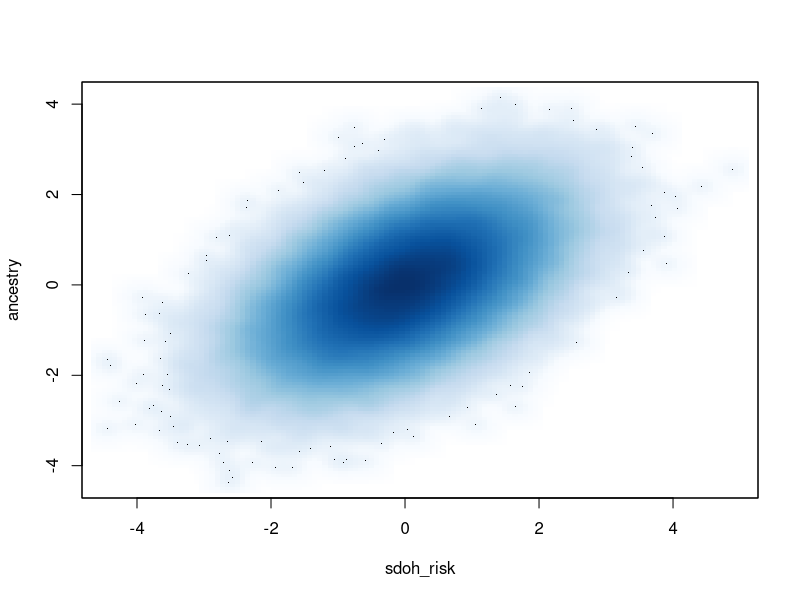
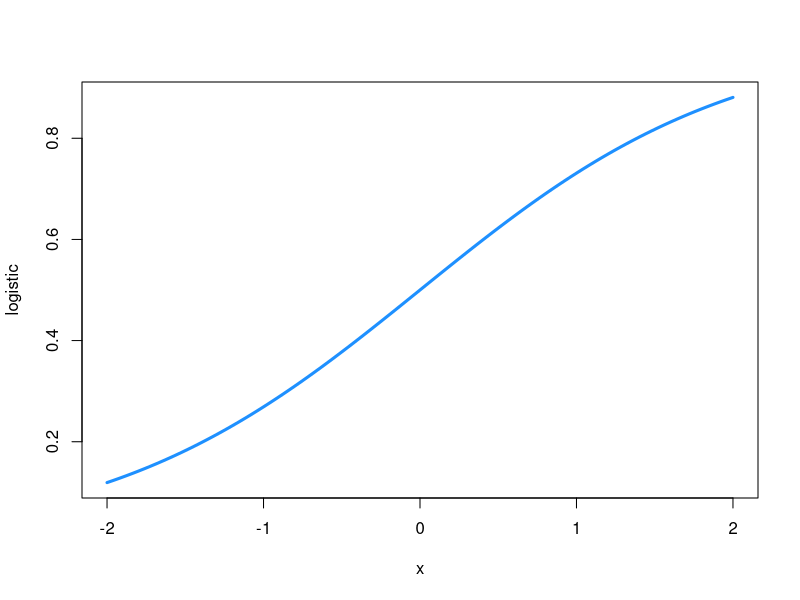
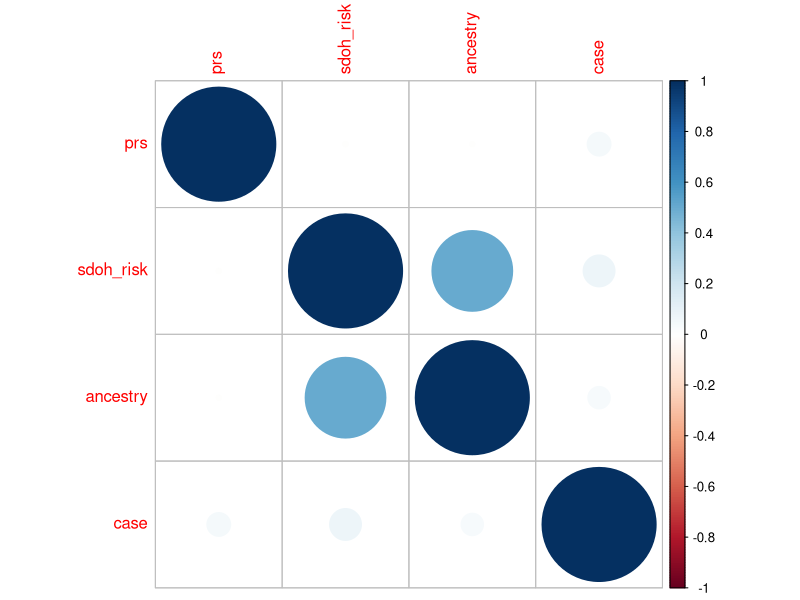
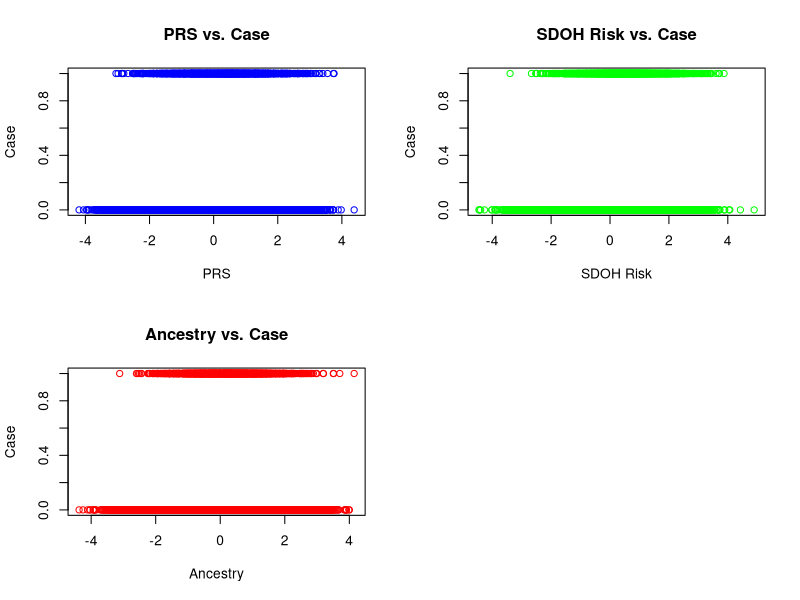

The R script that drew these images, in order: (Note: this script raises an error after producing the figures.)

## Starter code from Mike
n <- 1e5
prs <- rnorm(n)

library(mvtnorm)
corr_dat <- rmvnorm(n, sigma=cbind(c(1,.5), c(.5,1)))

sdoh_risk <- corr_dat[,1] #Sdoh... would be positively correlated with risk of condition, but negatively correlated with likihood of treatment/diagnosis... 
ancestry <- corr_dat[,2]

smoothScatter(sdoh_risk, ancestry)

# some functions for later
logistic <- function(z) exp(z)/(1 + exp(z))
cut_fun <- function(x, n) {
  cut(x, quantile(x, 0:n/n),
      include.lowest = TRUE, labels=1:n)
}
pos <- function(x) ifelse(x < 0, 0, x) # making it so that when we take the log for prob, it's between 0-1
plot(logistic, xlim=c(-2,2), lwd=3, col="dodgerblue")

# some packages for later
library(dplyr)
library(ggplot2)
library(tibble)

# make cases
prob <- logistic(-4 + .5 * sdoh_risk + pos(.5 * prs)) # prob of having the disorder
case <- rbinom(n, size=1, prob=prob) # Using prob to define true cases
fit <- glm(case ~ prs, family=binomial)
dat <- tibble(prs, sdoh_risk, ancestry, case)
###
corrplot::corrplot(cor(dat))

####
#prs ~ N(0,1)
#case ~ binomial(f(prs)) - genetics only model
#case ~ binomial(log(prs + SDOH))
#case ~ binomial(log(prs + SDOH + interaction))

#Examing dat
# Fit logistic regression models
model_without_interaction <- glm(case ~ prs + sdoh_risk + ancestry, data = dat, family = binomial)
model_with_interaction <- glm(case ~ prs * sdoh_risk * ancestry, data = dat, family = binomial)

# Examine model performace
summary(model_without_interaction)
summary(model_with_interaction)

# Calculate AIC and BIC
AIC_without_interaction <- AIC(model_without_interaction)
BIC_without_interaction <- BIC(model_without_interaction)
AIC_with_interaction <- AIC(model_with_interaction)
BIC_with_interaction <- BIC(model_with_interaction)

# Calculate accuracy, sensitivity, and specificity
predicted_without_interaction <- ifelse(predict(model_without_interaction, type = "response") > 0.5, 1, 0)
predicted_with_interaction <- ifelse(predict(model_with_interaction, type = "response") > 0.5, 1, 0)
accuracy_without_interaction <- mean(predicted_without_interaction == dat$case)
accuracy_with_interaction <- mean(predicted_with_interaction == dat$case)

# Sensitivity: True Positive Rate
sensitivity_without_interaction <- sum(predicted_without_interaction[dat$case == 1] == 1) / sum(dat$case == 1)
sensitivity_with_interaction <- sum(predicted_with_interaction[dat$case == 1] == 1) / sum(dat$case == 1)

# Specificity: True Negative Rate
specificity_without_interaction <- sum(predicted_without_interaction[dat$case == 0] == 0) / sum(dat$case == 0)
specificity_with_interaction <- sum(predicted_with_interaction[dat$case == 0] == 0) / sum(dat$case == 0)

# Visualize relationship between predictors and outcome
par(mfrow = c(2, 2))
plot(prs, dat$case, main = "PRS vs. Case", xlab = "PRS", ylab = "Case", col = "blue")
plot(sdoh_risk, dat$case, main = "SDOH Risk vs. Case", xlab = "SDOH Risk", ylab = "Case", col = "green")
plot(ancestry, dat$case, main = "Ancestry vs. Case", xlab = "Ancestry", ylab = "Case", col = "red")

# Assess impact of including interaction terms
interaction_effect <- coef(summary(model_with_interaction))["prs:sdoh_risk", "Estimate"]


###
#prs ~ N(0,1)
#case ~ binomial(f(prs)) - genetics only model
#case ~ binomial(log(prs + SDOH))
#case ~ binomial(log(prs + SDOH + interaction))

# Simulate prs ~ N(0,1)
n <- 1e5
prs <- rnorm(n)

# Define functions for case probabilities
f1 <- function(x) binomial(x) # genetics only model
f2 <- function(x, sdoh) binomial(log(x + sdoh)) # model with log(prs + SDOH)
f3 <- function(x, sdoh, interaction) binomial(log(x + sdoh + interaction)) # model with log(prs + SDOH + interaction)

# Simulate SDOH and Ancestry
library(mvtnorm)
corr_dat <- rmvnorm(n, sigma=cbind(c(1,.5), c(.5,1)))
sdoh_risk <- corr_dat[,1]
ancestry <- corr_dat[,2]

# Make cases for each model
# Do I want to make cases for each model... or use an assumed underlying case distribution?
case1 <- rbinom(n, size=1, prob=f1(prs))
case2 <- rbinom(n, size=1, prob=f2(prs, sdoh_risk))
case3 <- rbinom(n, size=1, prob=f3(prs, sdoh_risk, prs * sdoh_risk))

# Fit logistic regression models
model1 <- glm(case1 ~ prs, family = binomial)
model2 <- glm(case2 ~ prs + sdoh_risk, family = binomial)
model3 <- glm(case3 ~ prs + sdoh_risk + prs * sdoh_risk, family = binomial)

# Evaluate model performance metrics
summary(model1)
summary(model2)
summary(model3)

# Calculate AIC and BIC
AIC_model1 <- AIC(model1)
BIC_model1 <- BIC(model1)
AIC_model2 <- AIC(model2)
BIC_model2 <- BIC(model2)
AIC_model3 <- AIC(model3)
BIC_model3 <- BIC(model3)

# Calculate accuracy, sensitivity, and specificity for each model
accuracy_model1 <- mean((predict(model1, type = "response") > 0.5) == case1)
accuracy_model2 <- mean((predict(model2, type = "response") > 0.5) == case2)
accuracy_model3 <- mean((predict(model3, type = "response") > 0.5) == case3)

# Sensitivity: True Positive Rate
sensitivity_model1 <- sum(predict(model1, type = "response")[case1 == 1] > 0.5) / sum(case1 == 1)
sensitivity_model2 <- sum(predict(model2, type = "response")[case2 == 1] > 0.5) / sum(case2 == 1)
sensitivity_model3 <- sum(predict(model3, type = "response")[case3 == 1] > 0.5) / sum(case3 == 1)

# Specificity: True Negative Rate
specificity_model1 <- sum(predict(model1, type = "response")[case1 == 0] <= 0.5) / sum(case1 == 0)
specificity_model2 <- sum(predict(model2, type = "response")[case2 == 0] <= 0.5) / sum(case2 == 0)
specificity_model3 <- sum(predict(model3, type = "response")[case3 == 0] <= 0.5) / sum(case3 == 0)

# Print results
cat("Model 1 - AIC:", AIC_model1, "BIC:", BIC_model1, "Accuracy:", accuracy_model1, "Sensitivity:", sensitivity_model1, "Specificity:", specificity_model1, "\n")
cat("Model 2 - AIC:", AIC_model2, "BIC:", BIC_model2, "Accuracy:", accuracy_model2, "Sensitivity:", sensitivity_model2, "Specificity:", specificity_model2, "\n")
cat("Model 3 - AIC:", AIC_model3, "BIC:", BIC_model3, "Accuracy:", accuracy_model3, "Sensitivity:", sensitivity_model3, "Specificity:", specificity_model3, "\n")